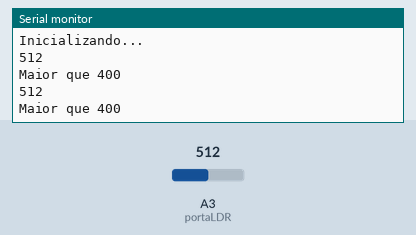
A sketch run on a simulated Arduino Uno, built with avr-gcc and run on an emulated ATmega328P. Parts: the last lines printed to the serial monitor. The inputs (shaded band) are chosen by the test bench; at power-on: A3 (portaLDR) = 512.

Above: at 1.8 s.
1.9 s: A3 (portaLDR) set to 418
At 2.8 s:
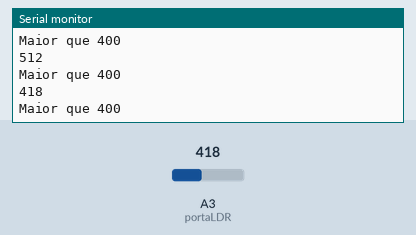
3.4 s: A3 (portaLDR) set to 391
At 4.8 s:
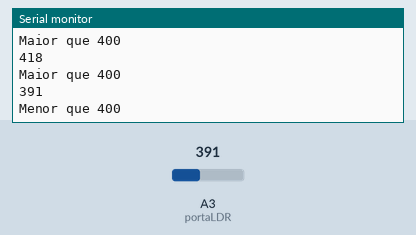
Timing chart, 0 to 6.4 s (numbered marks = the images above; inputs shaded):
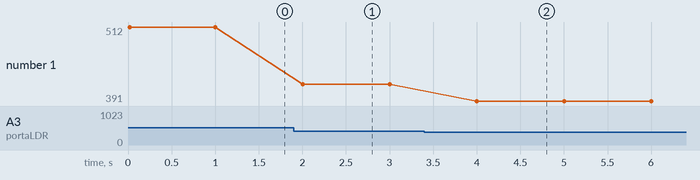

Measured:
- the behaviour switches between 400 and 399 on A3 (portaLDR) (found by bisection; images 1 and 2)
- after the input at 1.9 s, the serial monitor: prints a new line after 0.10 s (image 1)
- after the input at 3.4 s, the serial monitor: prints a new line after 0.60 s (image 2)
- plotted number 1: 512 → 418 after the input at 1.9 s, 418 → 391 after the input at 3.4 s

The sketch:

Exercicio04-Trimpot.ino
```cpp
byte portaLDR = A3;
byte saidaLDR = 7;

int valor_ldr = 0;

void setup () {
  Serial.begin(9600);
  Serial.println("Inicializando...");

}

void loop () {
  valor_ldr = analogRead (portaLDR);
  Serial.println(valor_ldr);
  if (valor_ldr >= 400){
    //corpo
    Serial.println("Maior que 400");
  }else{

    Serial.println("Menor que 400");

  }
  delay (1000);
}
```
